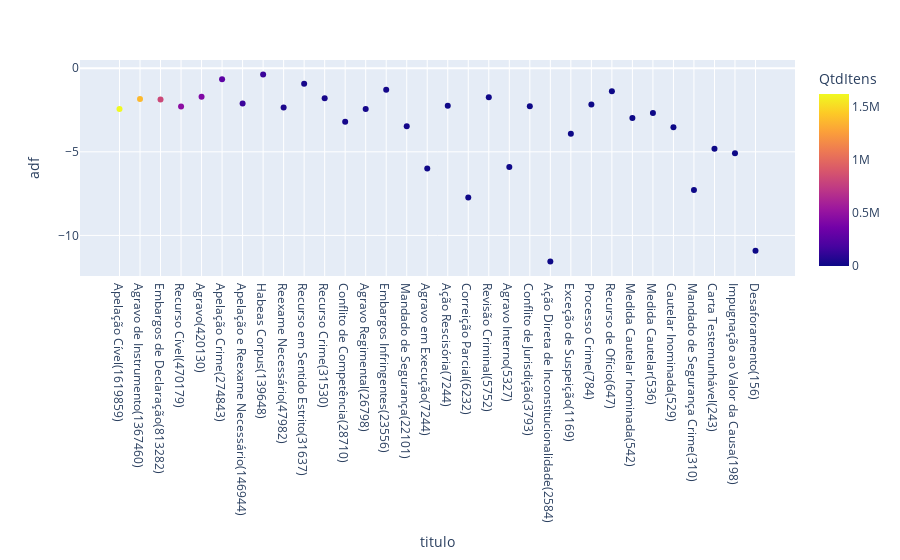

Notebook source saved alongside this figure:
### Markdown cell above
<div class="alert alert-info"><h1>Grafico ADF por quantidade de processos por tipo de processo (verificar estacionariedade) </h1>
    <hr/>
    
</div>

### Code cell
#precisa haver mais de 100 observaçoes ...
fig = px.scatter(dfResultPvalue[dfResultPvalue['observ']>100],'titulo','adf',color='QtdItens',hover_data=['p-value','QtdItens', 'adf', 'lags', 'observ',
       'criticals','resumo'])
fig.show()

### Figure 1 — Plotly figure (JSON) as saved in the notebook; plotly's stock layout.template omitted (floating-point values rounded to 4 significant figures; data arrays with more than 128 entries replaced by an {"elided": "..."} marker saying what was removed)
{"data": [{"customdata": {"elided": "32x7 mixed values"}, "hovertemplate": "titulo=%{x}<br>adf=%{customdata[2]}<br>p-value=%{customdata[0]}<br>QtdItens=%{marker.color}<br>lags=%{customdata[3]}<br>observ=%{customdata[4]}<br>criticals=%{customdata[5]}<br>resumo=%{customdata[6]}<extra></extra>", "legendgroup": "", "marker": {"color": [1619859, 1367460, 813282, 470179, 420130, 274843, 146944, 139648, 47982, 31637, 31530, 28710, 26798, 23556, 22101, 7244, 7244, 6232, 5752, 5327, 3793, 2584, 1169, 784, 647, 542, 536, 529, 310, 243, 198, 156], "coloraxis": "coloraxis", "symbol": "circle"}, "mode": "markers", "name": "", "showlegend": false, "type": "scatter", "x": ["Apelação Cível(1619859)", "Agravo de Instrumento(1367460)", "Embargos de Declaração(813282)", "Recurso Cível(470179)", "Agravo(420130)", "Apelação Crime(274843)", "Apelação e Reexame Necessário(146944)", "Habeas Corpus(139648)", "Reexame Necessário(47982)", "Recurso em Sentido Estrito(31637)", "Recurso Crime(31530)", "Conflito de Competência(28710)", "Agravo Regimental(26798)", "Embargos Infringentes(23556)", "Mandado de Segurança(22101)", "Agravo em Execução(7244)", "Ação Rescisória(7244)", "Correição Parcial(6232)", "Revisão Criminal(5752)", "Agravo Interno(5327)", "Conflito de Jurisdição(3793)", "Ação Direta de Inconstitucionalidade(2584)", "Exceção de Suspeição(1169)", "Processo Crime(784)", "Recurso de Ofício(647)", "Medida Cautelar Inominada(542)", "Medida Cautelar(536)", "Cautelar Inominada(529)", "Mandado de Segurança Crime(310)", "Carta Testemunhável(243)", "Impugnação ao Valor da Causa(198)", "Desaforamento(156)"], "xaxis": "x", "y": [-2.433, -1.838, -1.878, -2.295, -1.71, -0.6619, -2.104, -0.3788, -2.347, -0.9308, -1.8, -3.198, -2.436, -1.295, -3.464, -6.0, -2.248, -7.737, -1.737, -5.903, -2.281, -11.56, -3.924, -2.163, -1.379, -2.977, -2.673, -3.535, -7.282, -4.823, -5.084, -10.92], "yaxis": "y"}], "layout": {"coloraxis": {"colorbar": {"title": {"text": "QtdItens"}}, "colorscale": [[0, "#0d0887"], [0.1111, "#46039f"], [0.2222, "#7201a8"], [0.3333, "#9c179e"], [0.4444, "#bd3786"], [0.5556, "#d8576b"], [0.6667, "#ed7953"], [0.7778, "#fb9f3a"], [0.8889, "#fdca26"], [1, "#f0f921"]]}, "legend": {"tracegroupgap": 0}, "margin": {"t": 60}, "xaxis": {"anchor": "y", "domain": [0, 1], "title": {"text": "titulo"}}, "yaxis": {"anchor": "x", "domain": [0, 1], "title": {"text": "adf"}}}}
